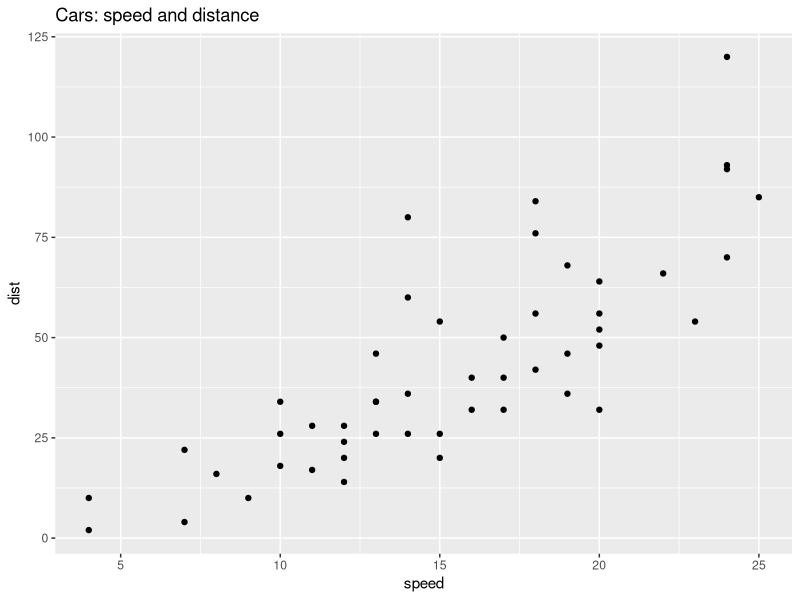
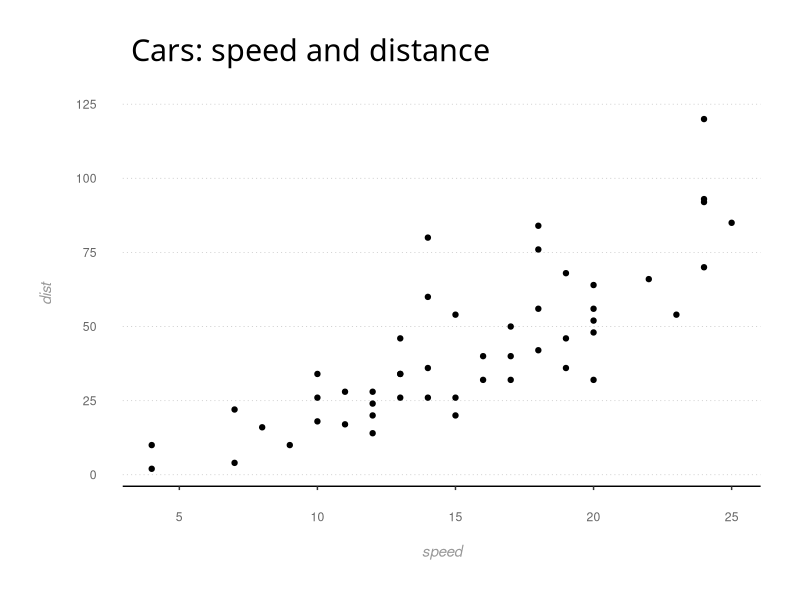
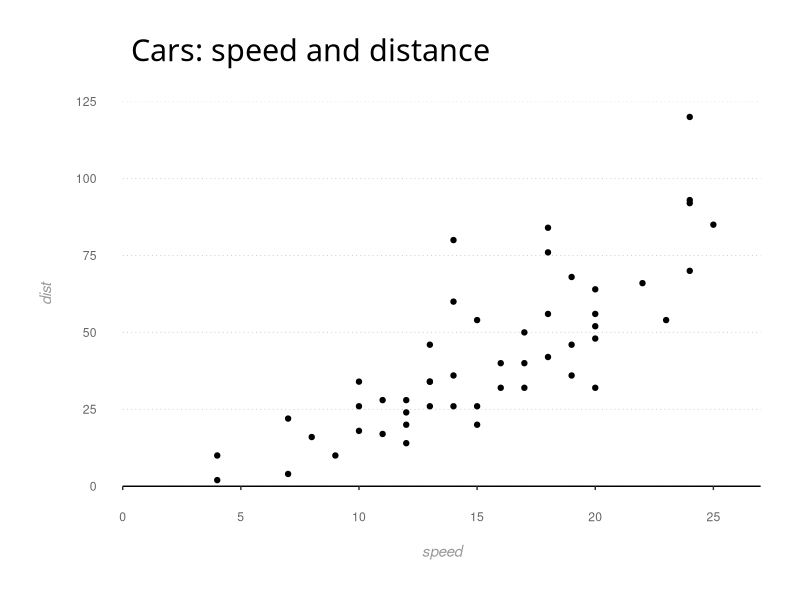
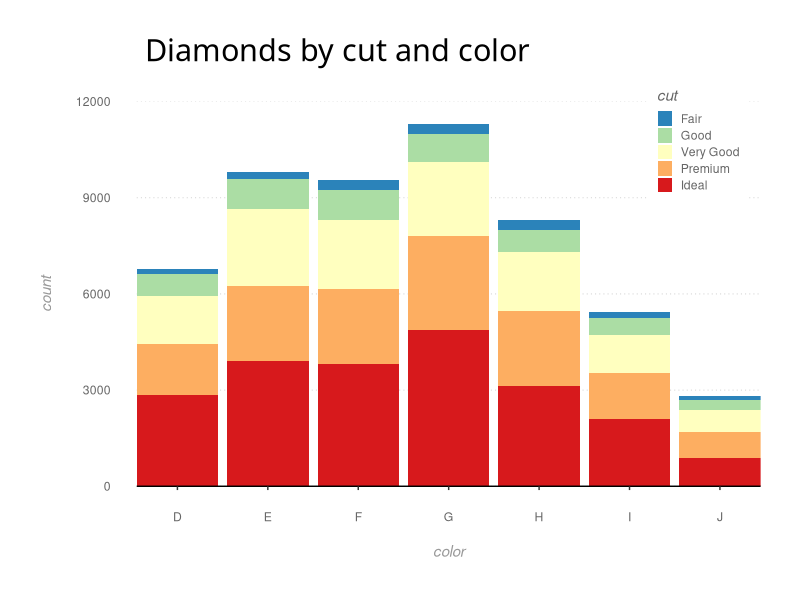
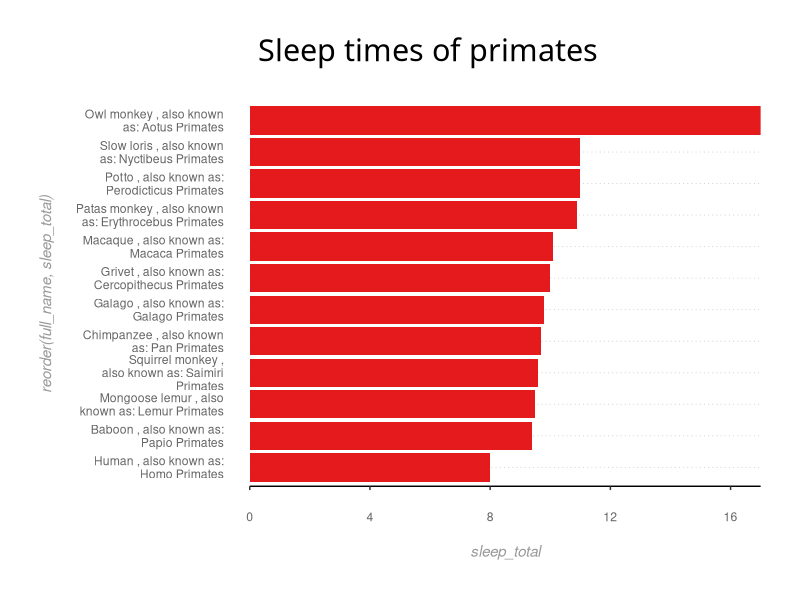

Source code (R) for these figures, in order:
## ---- chunk 1
knitr::opts_chunk$set(comment=NA, fig.width=8, fig.height=6, 
                      fig.align="center", warning=FALSE)
## ---- chunk 2
#libraries:
library("ggplot2")
library("RColorBrewer")
library("stringr")
library("tidyr")
library("reshape2")

p <- ggplot(cars, aes(speed, dist)) +
  geom_point() +
  ggtitle("Cars: speed and distance")

p #And plot it
## ---- chunk 3

bg_and_axes <-  theme(
  panel.background = element_rect(fill = NA),
  panel.grid.major.y = element_line(colour = "#cccccc", size = 0.3, linetype = "dotted"),
  panel.grid.major.x = element_blank(),
  axis.ticks.y = element_blank(),
  axis.line.x = element_line(color = "black", size = 0.5),
  axis.text = element_text(colour = "#666666"),
  axis.title = element_text(colour = "#999999", face = "italic"),
  axis.text.x = element_text(margin = margin(16,0,12,0)),
  axis.text.y = element_text(margin = margin(0,16,0,12)),
  plot.title = element_text(family = "Avenir", size = rel(2), 
                            margin = margin(0,6,24,6), hjust = 0),
  plot.margin = unit(c(1,1,1,1), "cm"))

p + bg_and_axes
## ---- chunk 4
p2 <- p + bg_and_axes + 
  scale_y_continuous(limits = c(0,125), breaks = seq(0,125,25), expand = c(0,0)) +
  scale_x_continuous(limits = c(0,27), breaks = seq(0,25,5), expand = c(0,0))

p2 #And plot our new graph
## ---- chunk 5
p3 <- ggplot(data = diamonds, aes(color, ..count.., fill=cut)) +
  geom_bar() +
  bg_and_axes +
  scale_y_continuous(limits = c(0,12000), expand = c(0,0)) +
  scale_x_discrete(expand = c(0,0)) +
  ggtitle("Diamonds by cut and color")

legend_opts <- theme(
  legend.text = element_text(color = "#666666"),
  legend.title = element_text(color = "#666666", face = "italic"),
  legend.direction = "vertical",
  legend.position = c(0.9,0.9),
  legend.key.size = unit(12, "pt")
  )

p3 +
  legend_opts +
  scale_fill_brewer(palette = "Spectral", direction = -1)
## ---- chunk 6
#Make sure we have some long label names so you'll see how they wrap.
msleep["full_name"] <- paste(msleep$name, ", also known as: ", 
                             msleep$genus, msleep$order, sep = " ")

#now for the plot.
p4 <- ggplot(msleep[msleep$order == "Primates",], aes(reorder(full_name, sleep_total), sleep_total)) +
  geom_bar(stat="identity", fill=brewer.pal(3, "Set1")[1]) +
  scale_x_discrete(labels = function(x) str_wrap(x, width = 25)) +
  scale_y_continuous(expand = c(0,0)) +
  coord_flip()

p4 +
  bg_and_axes +
  ggtitle("Sleep times of primates")
